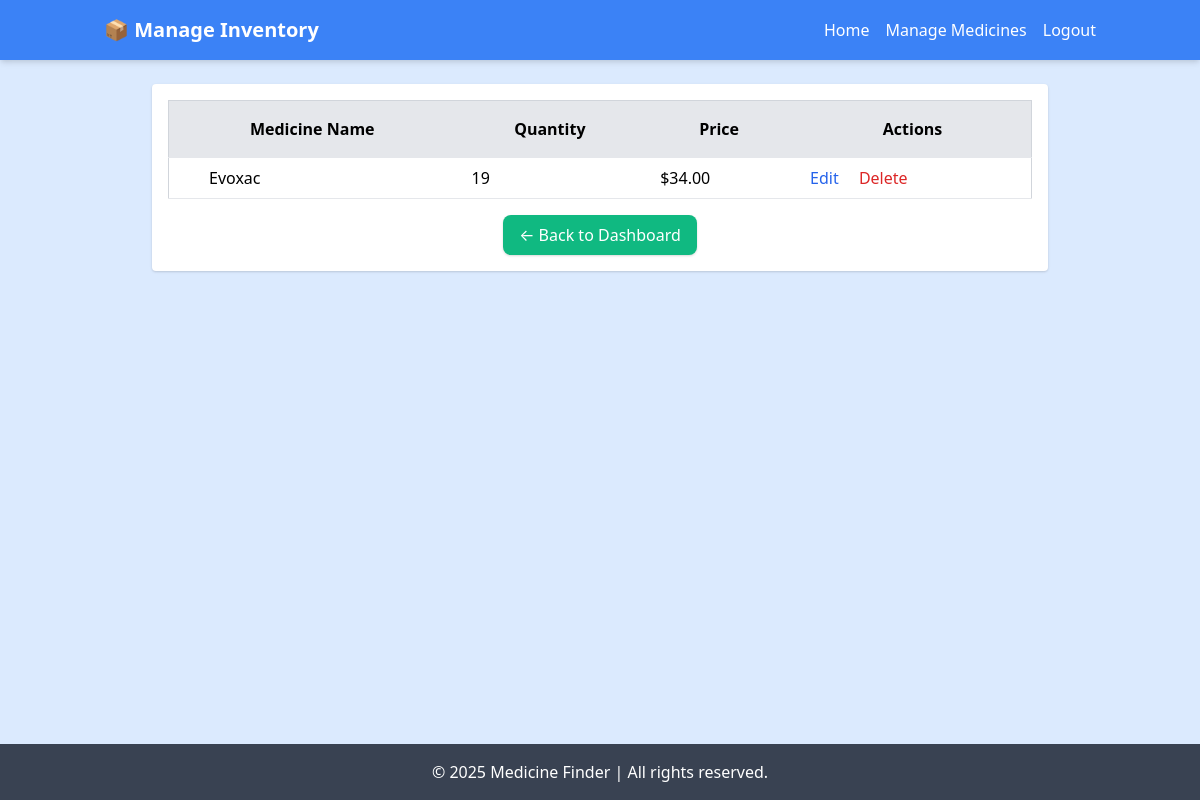
Before: /pharmacy/manage-inventory (signed in) with the older database file.
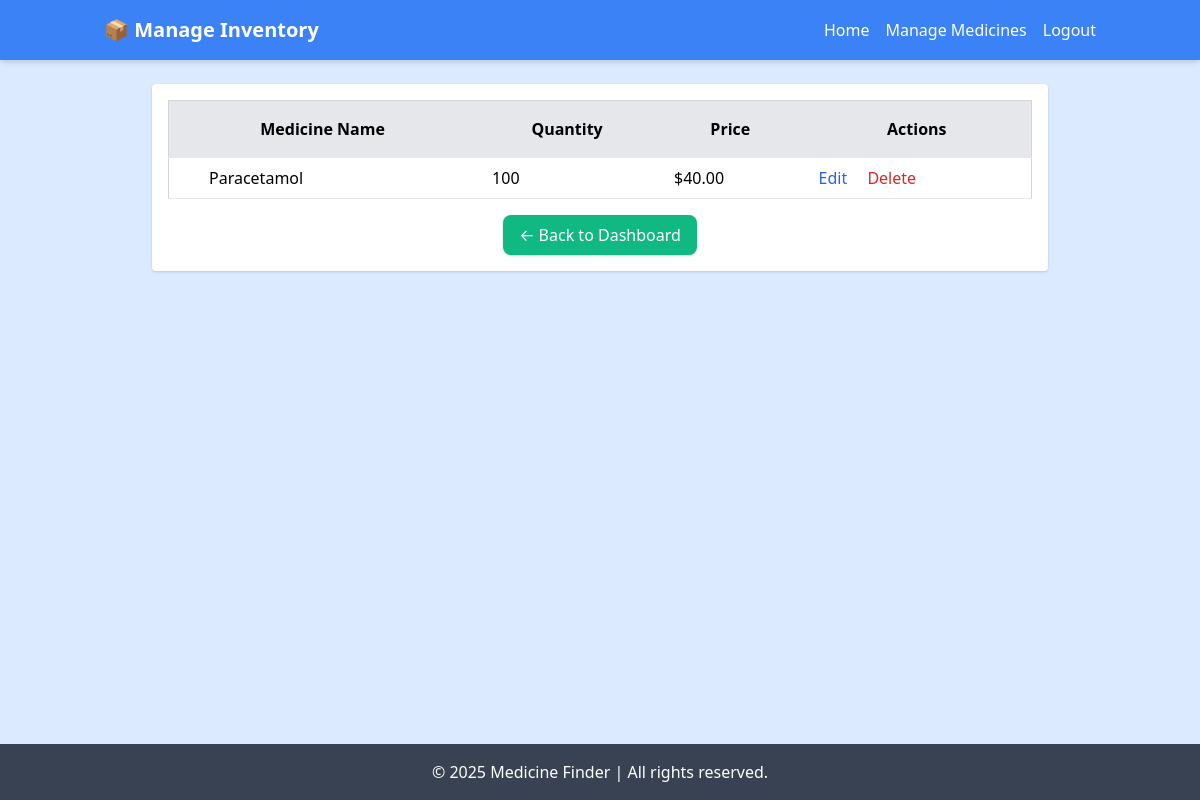
After: the same page with the newer database file.
### core/models.py (models this page shows, shortened)
class PharmacyMedicine(models.Model):
    pharmacy = models.ForeignKey(Pharmacy, on_delete=models.CASCADE)
    medicine = models.ForeignKey(Medicine, on_delete=models.CASCADE)
    price = models.DecimalField(max_digits=10, decimal_places=2)
    quantity = models.IntegerField()
    expiry_date = models.DateField(null=True, blank=True)
    updated_at = models.DateTimeField(auto_now=True)

class Medicine(models.Model):
    name = models.CharField(max_length=255)
    generic_name = models.CharField(max_length=255, blank=True, null=True)

### core/views.py (the view)
# urls.py: path('pharmacy/manage-inventory', views.inv, name='inv'),
@login_required
def inv(request):
    pharmacy = Pharmacy.objects.filter(owner=request.user).first()
    medicines = PharmacyMedicine.objects.filter(pharmacy=pharmacy) if pharmacy else []
    return render(request, 'inv.html', {'medicines': medicines})

### core/templates/inv.html (shortened to what this page needs)
{% load static %}
<!DOCTYPE html>
<html lang="en">
<head>
  <link href="https://cdn.jsdelivr.net/npm/tailwindcss@2.2.19/dist/tailwind.min.css" rel="stylesheet" />
</head>
<body class="bg-blue-100 font-sans">
<header class="bg-blue-500 text-white shadow-md">
  <div class="container mx-auto flex justify-between items-center p-4">
    <h1 class="text-xl font-bold">📦 Manage Inventory</h1>
    <nav class="flex space-x-4">
      <a href="{% url 'home' %}" class="hover:underline">Home</a>
      <a href="{% url 'inv' %}" class="hover:underline">Manage Medicines</a>
      <a href="{% url 'logout' %}" class="hover:underline">Logout</a>
    </nav>
  </div>
</header>
<div class="container mx-auto mt-6 p-4 bg-white rounded shadow max-w-4xl">
  <table class="min-w-full border border-gray-300 rounded-lg">
    <thead class="bg-gray-200">
      <tr>
        <th class="py-4 px-4 border-b">Medicine Name</th>
        <th class="py-4 px-4 border-b">Quantity</th>
        <th class="py-4 px-4 border-b">Price</th>
        <th class="py-4 px-4 border-b">Actions</th>
      </tr>
    </thead>
    <tbody>
  {% for med in medicines %}
  <tr>
    <td class="border-b py-2 px-10">{{ med.medicine.name }}</td>
    <td class="border-b py-2 px-4">{{ med.quantity }}</td>
    <td class="border-b py-2 px-4">${{ med.price }}</td>
    <td class="border-b py-2 px-4">
      <a href="{% url 'edit_medicine' med.id %}" class="text-blue-600 hover:underline mr-4">Edit</a>
      <a href="{% url 'delete_medicine' med.id %}" class="text-red-600 hover:underline">Delete</a>
    </td>
  </tr>
  {% empty %}
  <tr>
    <td colspan="4" class="text-center py-4">No medicines found.</td>
  </tr>
  {% endfor %}
</tbody>
  </table>
  <div class="mt-4 text-center">
    <a href="{% url 'pharmacy_dashboard' %}" class="bg-green-500 hover:bg-green-600 text-white py-2 px-4 rounded-lg shadow inline-block">
      ← Back to Dashboard
    </a>
  </div>
</div>
<footer class="bg-gray-900 bg-opacity-80 text-white text-center py-4 fixed bottom-0 left-0 w-full">
  <p>&copy; 2025 Medicine Finder | All rights reserved.</p>
</footer>
</body>
</html>

Changed rows visible on the page:
removed PharmacyMedicine: medicine.name "Evoxac", quantity "19", price "34.00"
added PharmacyMedicine: medicine.name "Paracetamol", quantity "100", price "40.00"
